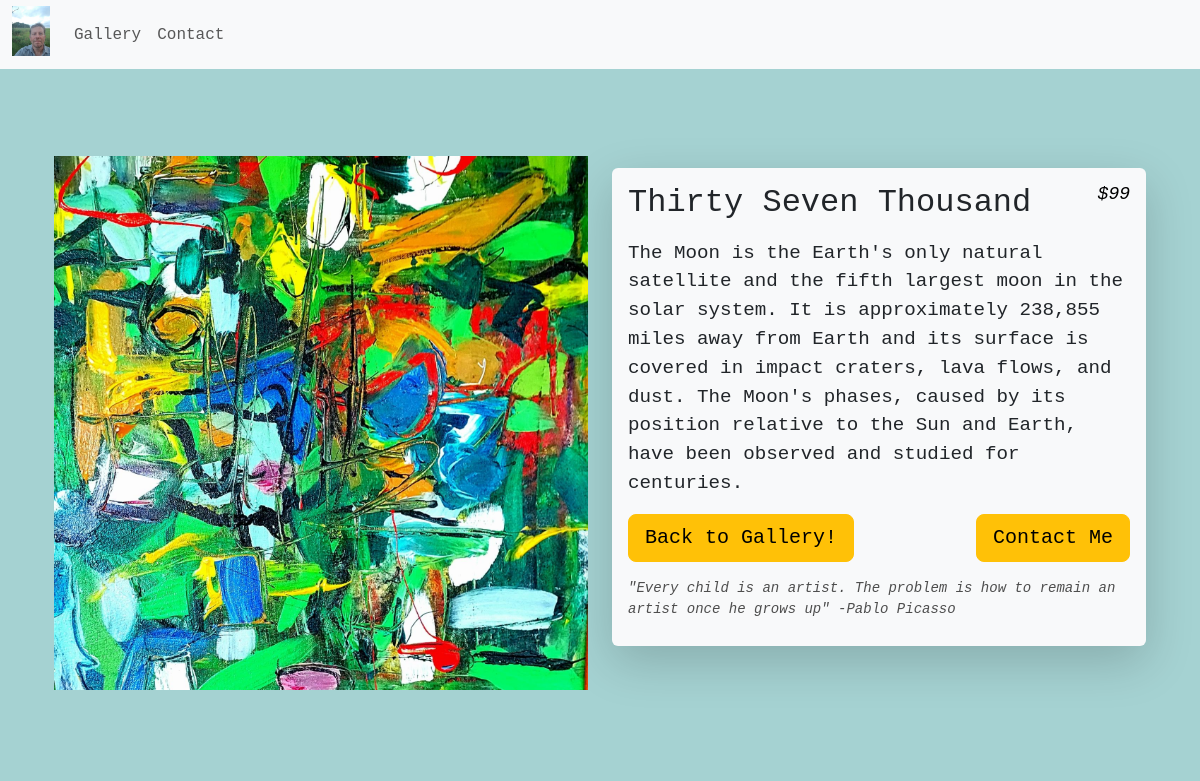
The app's page /gallery/Thirty Seven Thousand/ with its own data.
### jimTheArtist/models.py (models this page shows, shortened)
class Painting(models.Model):
    title = models.CharField(max_length=100)
    description = models.TextField()
    price = models.IntegerField()
    image = models.ImageField(upload_to='paintings/')

### jimTheArtist/views.py (the view)
# urls.py: path('gallery/<str:painting_name>/', views.painting, name='painting'),
def painting(request, painting_name):
    painting = get_object_or_404(Painting, title=painting_name)
    return render(request, 'painting.html', {'painting': painting, 'quote': random.choice(quotes)})

### jimTheArtist/templates/painting.html (shortened to what this page needs)
{% extends 'base.html' %}
{% block content %}
<div class="container">
    <div class="row">
        <div class="col-md-6">
            <span class="d-block mb-3"><img class="full-screen-image w-100 painting_img" src="{{ painting.image.url }}"></span>
        </div>
        <div class="col-md-6 d-flex flex-column justify-content-center">
            <div class="shadow-lg p-3 mb-5 bg-body-tertiary rounded">
              <div class="mb-3">
                <h1 class="h2 mb-2 painting_title">{{ painting.title }} <span class="price-text h5"> ${{ painting.price }}</span></h1>
                <p class="small painting-text">{{ painting.description }}</p>
              </div>
              <div class="d-flex justify-content-between mb-3">
                <a href="{% url 'gallery' %}" class="btn btn-warning btn-lg mr-3">Back to Gallery!</a>
                <a href="{% url 'contact' %}" class="btn btn-warning btn-lg">Contact Me</a>
              </div>
              <p class="small mb-0 quote-text">{{ quote }}</p>
            </div>
          </div>
    </div>
</div>
{% endblock %}

### jimTheArtist/static/css/style.css (style rules this page uses)
body { background-color: rgba(141, 198, 198, 0.79); font-family:'Courier New', Courier, monospace; }
* { box-sizing: border-box; }

### jimTheArtist/static/css/painting.css (style rules this page uses)
.full-screen-image { height: calc(100vh - 140px); padding: 10px 0; width: auto; object-fit: scale-down; display: block; }
.col-md-6.d-flex { align-items: center; }
.price-text { font-size: 18px; font-style: italic; float: right; color: black; }
.painting-text { font-size: larger; }
.quote-text { font-style: italic; color: rgb(78, 78, 78); padding-bottom: 10px; }

### records on screen
Painting: image (picture), title "Thirty Seven Thousand", price "99", description "The Moon is the Earth's only natural satellite and the fifth largest moon in the solar system. It is approximately 238,855 miles away from Earth and its surface is covered in impact craters, lava flows, and dust. The Moon's phases, caused by its position relative to the Sun and Earth, have been observed and studied for centuries."
